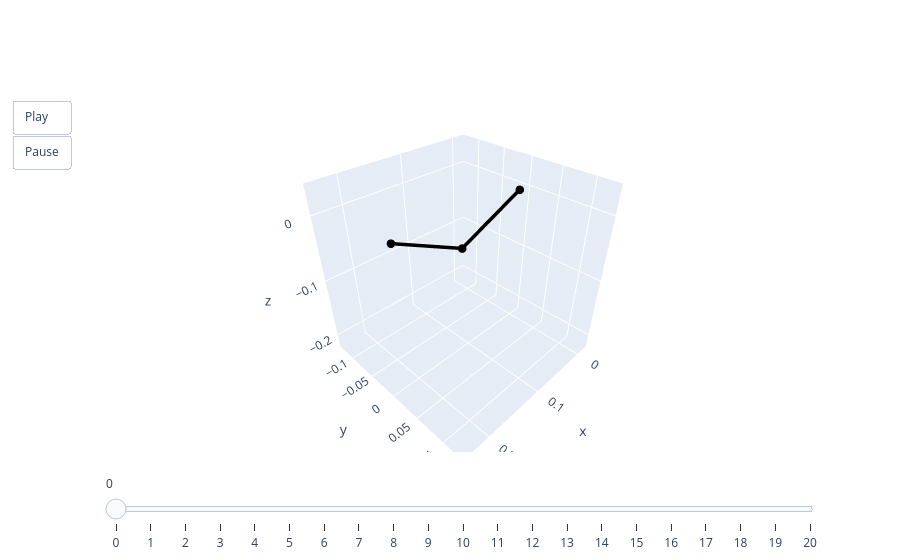

The code cell stored with this chart in its notebook:
### Code cell
animate(valid.qs[0])

### Figure 1 — Plotly figure (JSON) as saved in the notebook; plotly's stock layout.template omitted (floating-point values rounded to 4 significant figures)
{"data": [{"line": {"color": "black", "width": 7}, "marker": {"size": 5}, "mode": "lines+markers", "type": "scatter3d", "x": [0, 0.1132, 0.2218], "y": [0, 0, 0], "z": [0, -0.04659, 0.006761]}], "layout": {"scene": {"aspectmode": "cube", "xaxis": {"autorange": false, "range": [-0.02231, 0.2454]}, "yaxis": {"autorange": false, "range": [-0.1339, 0.1339]}, "zaxis": {"autorange": false, "range": [-0.2252, 0.04255]}}, "sliders": [{"steps": [{"args": [["0"], {"frame": {"duration": 0, "redraw": true}, "mode": "immediate"}], "label": "0", "method": "animate"}, {"args": [["1"], {"frame": {"duration": 0, "redraw": true}, "mode": "immediate"}], "label": "1", "method": "animate"}, {"args": [["2"], {"frame": {"duration": 0, "redraw": true}, "mode": "immediate"}], "label": "2", "method": "animate"}, {"args": [["3"], {"frame": {"duration": 0, "redraw": true}, "mode": "immediate"}], "label": "3", "method": "animate"}, {"args": [["4"], {"frame": {"duration": 0, "redraw": true}, "mode": "immediate"}], "label": "4", "method": "animate"}, {"args": [["5"], {"frame": {"duration": 0, "redraw": true}, "mode": "immediate"}], "label": "5", "method": "animate"}, {"args": [["6"], {"frame": {"duration": 0, "redraw": true}, "mode": "immediate"}], "label": "6", "method": "animate"}, {"args": [["7"], {"frame": {"duration": 0, "redraw": true}, "mode": "immediate"}], "label": "7", "method": "animate"}, {"args": [["8"], {"frame": {"duration": 0, "redraw": true}, "mode": "immediate"}], "label": "8", "method": "animate"}, {"args": [["9"], {"frame": {"duration": 0, "redraw": true}, "mode": "immediate"}], "label": "9", "method": "animate"}, {"args": [["10"], {"frame": {"duration": 0, "redraw": true}, "mode": "immediate"}], "label": "10", "method": "animate"}, {"args": [["11"], {"frame": {"duration": 0, "redraw": true}, "mode": "immediate"}], "label": "11", "method": "animate"}, {"args": [["12"], {"frame": {"duration": 0, "redraw": true}, "mode": "immediate"}], "label": "12", "method": "animate"}, {"args": [["13"], {"frame": {"duration": 0, "redraw": true}, "mode": "immediate"}], "label": "13", "method": "animate"}, {"args": [["14"], {"frame": {"duration": 0, "redraw": true}, "mode": "immediate"}], "label": "14", "method": "animate"}, {"args": [["15"], {"frame": {"duration": 0, "redraw": true}, "mode": "immediate"}], "label": "15", "method": "animate"}, {"args": [["16"], {"frame": {"duration": 0, "redraw": true}, "mode": "immediate"}], "label": "16", "method": "animate"}, {"args": [["17"], {"frame": {"duration": 0, "redraw": true}, "mode": "immediate"}], "label": "17", "method": "animate"}, {"args": [["18"], {"frame": {"duration": 0, "redraw": true}, "mode": "immediate"}], "label": "18", "method": "animate"}, {"args": [["19"], {"frame": {"duration": 0, "redraw": true}, "mode": "immediate"}], "label": "19", "method": "animate"}, {"args": [["20"], {"frame": {"duration": 0, "redraw": true}, "mode": "immediate"}], "label": "20", "method": "animate"}]}], "updatemenus": [{"buttons": [{"args": [null, {"frame": {"duration": 50, "redraw": true}, "fromcurrent": true}], "label": "Play", "method": "animate"}, {"args": [[null], {"frame": {"duration": 0, "redraw": true}, "mode": "immediate"}], "label": "Pause", "method": "animate"}], "showactive": false, "type": "buttons"}]}}
